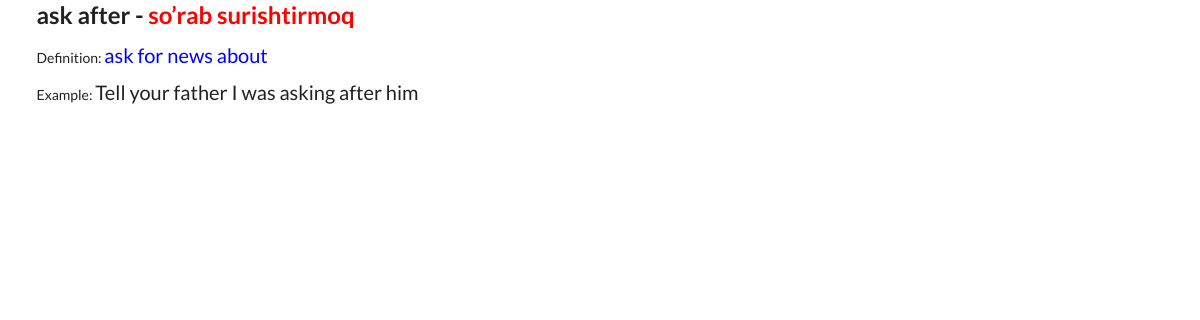
The page /word/58/ on the database its author committed.
### english/models.py (models this page shows, shortened)
class EnglishPhrases(models.Model):
	english = models.CharField(max_length=200, null=True)
	uzbek = models.CharField(max_length=200, null=True)
	definition = models.CharField(max_length=200, null=True)
	example = models.TextField(max_length=300)

### english/views.py (the view)
# urls.py: path('word/<str:pk>/', word, name='words'),
def word(request, pk):
	form = EnglishPhrases.objects.get(id=pk)
	context = {'form':form}
	return render(request, 'word.html', context)

### english/templates/word.html (shortened to what this page needs)
<!DOCTYPE html>
{% load static %}
<html lang="en">
<head>
	<link rel="stylesheet" href="{% static 'semantic/semantic.min.css' %}">
</head>
<body>
<div class="ui container">
<h2>{{form.english}} - <span style="color: red;">{{form.uzbek}}</span></h2>
<p>Definition: <span style="color: blue; font-size: 20px;">{{form.definition}}</span></p>
<p>Example: <span style="font-size: 20px;">{{form.example}}</span></p>
</div>
</body>
</html>

### rows shown on the page
EnglishPhrases: english "ask after", uzbek "so’rab surishtirmoq", definition "ask for news about", example "Tell your father I was asking after him"
